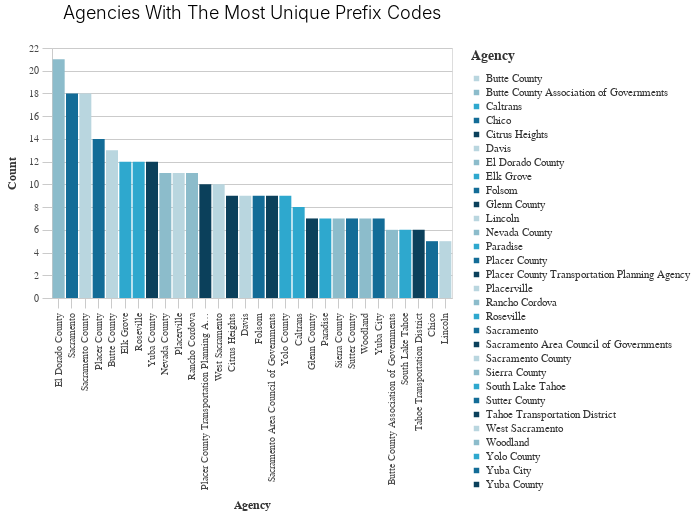

Notebook source saved alongside this figure:
### Code cell
_dla_utils.basic_bar_chart(((_dla_utils.get_nunique(df, 'prefix', 'primary_agency_name')).head(30)),
                            'primary_agency_name', 'n', 'primary_agency_name', subset, 'Agencies With The Most Unique Prefix Codes')

### Figure 1 — Vega-Lite specification as saved in the notebook (floating-point values rounded to 4 significant figures)
{"config": {"view": {"continuousWidth": 400, "continuousHeight": 300}, "axis": {"domainColor": "#cbcbcb", "grid": true, "gridColor": "#cbcbcb", "gridWidth": 1, "labelColor": "#474747", "labelFont": "Nunito Sans", "labelFontSize": 10, "labelPadding": 4, "tickColor": "#cbcbcb", "tickSize": 10, "titleColor": "#333", "titleFont": "Raleway", "titleFontSize": 12, "titlePadding": 10}, "axisBand": {"grid": false}, "background": "white", "font": "Raleway", "header": {"labelFont": "Nunito Sans", "titleFont": "Raleway"}, "legend": {"labelColor": "#333", "labelFont": "Nunito Sans", "labelFontSize": 11, "labelLimit": 0, "padding": 1, "symbolSize": 30, "symbolType": "square", "titleColor": "#333", "titleFont": "Raleway", "titleFontSize": 14, "titlePadding": 10}, "title": {"anchor": "middle", "font": "Raleway", "fontSize": 18, "fontWeight": 300, "offset": 20}}, "data": {"name": "data-b9a469ad9a843aca85aef38dddb281af"}, "mark": "bar", "encoding": {"color": {"field": "primary_agency_name", "legend": {"title": "Agency"}, "scale": {"range": ["#B9D6DF", "#8CBCCB", "#2EA8CE", "#136C97", "#0B405B"]}, "type": "nominal"}, "x": {"field": "primary_agency_name", "sort": "-y", "title": "Agency", "type": "nominal"}, "y": {"field": "n", "title": "Count", "type": "quantitative"}}, "height": 250, "title": "Agencies With The Most Unique Prefix Codes", "width": 400, "$schema": "https://vega.github.io/schema/vega-lite/v4.17.0.json", "datasets": {"data-b9a469ad9a843aca85aef38dddb281af": [{"primary_agency_name": "El Dorado County", "n": 21}, {"primary_agency_name": "Sacramento", "n": 18}, {"primary_agency_name": "Sacramento County", "n": 18}, {"primary_agency_name": "Placer County", "n": 14}, {"primary_agency_name": "Butte County", "n": 13}, {"primary_agency_name": "Elk Grove", "n": 12}, {"primary_agency_name": "Roseville", "n": 12}, {"primary_agency_name": "Yuba County", "n": 12}, {"primary_agency_name": "Nevada County", "n": 11}, {"primary_agency_name": "Placerville", "n": 11}, {"primary_agency_name": "Rancho Cordova", "n": 11}, {"primary_agency_name": "Placer County Transportation Planning Agency", "n": 10}, {"primary_agency_name": "West Sacramento", "n": 10}, {"primary_agency_name": "Citrus Heights", "n": 9}, {"primary_agency_name": "Davis", "n": 9}, {"primary_agency_name": "Folsom", "n": 9}, {"primary_agency_name": "Sacramento Area Council of Governments", "n": 9}, {"primary_agency_name": "Yolo County", "n": 9}, {"primary_agency_name": "Caltrans", "n": 8}, {"primary_agency_name": "Glenn County", "n": 7}, {"primary_agency_name": "Paradise", "n": 7}, {"primary_agency_name": "Sierra County", "n": 7}, {"primary_agency_name": "Sutter County", "n": 7}, {"primary_agency_name": "Woodland", "n": 7}, {"primary_agency_name": "Yuba City", "n": 7}, {"primary_agency_name": "Butte County Association of Governments", "n": 6}, {"primary_agency_name": "South Lake Tahoe", "n": 6}, {"primary_agency_name": "Tahoe Transportation District", "n": 6}, {"primary_agency_name": "Chico", "n": 5}, {"primary_agency_name": "Lincoln", "n": 5}]}}
